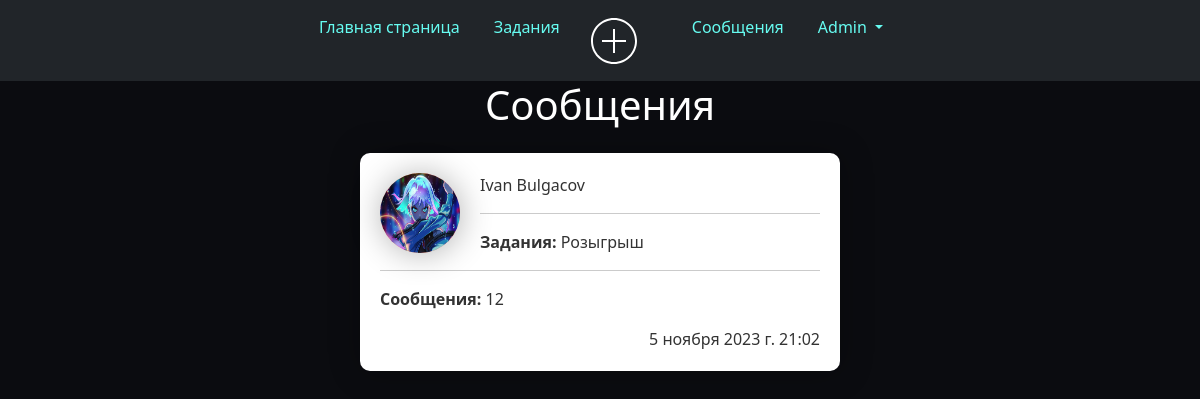
Before: /tasks/message/ (signed in) with the older database file.
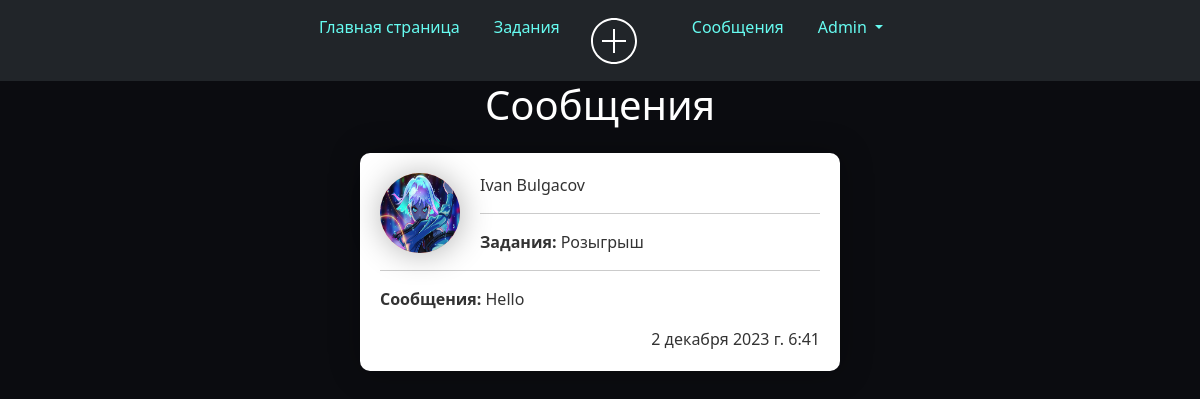
After: the same page with the newer database file.
### tasks_app_user/models.py (models this page shows, shortened)
class Conversation(models.Model):
    item = models.ForeignKey(Articles, related_name='conversations', on_delete=models.CASCADE)
    members = models.ManyToManyField(User, related_name='conversations')
    created_at = models.DateTimeField(auto_now_add=True)
    modified_at = models.DateTimeField(auto_now=True)
    class Meta:
        ordering = ('-modified_at',)

class ConversationMessage(models.Model):
    conversation = models.ForeignKey(Conversation, related_name='messages', on_delete=models.CASCADE)
    content = models.TextField()
    created_at = models.DateTimeField(auto_now_add=True)
    created_by = models.ForeignKey(User, related_name='created_messages', on_delete=models.CASCADE)

class Profile(models.Model):
    user = models.OneToOneField(User, null=True, blank=True, on_delete=models.CASCADE)
    first_name = models.CharField(max_length=100)
    last_name = models.CharField(max_length=100)
    email = models.EmailField()
    telegram_url = models.URLField(blank=True, null=True)
    youtube_url = models.URLField(blank=True, null=True)
    vk_url = models.URLField(blank=True, null=True)
    profile_picture = models.ImageField("Изображения", default="profile_pictures/default_profile_picture.jpg",
                                        null=True,
                                        blank=True, upload_to='media/profile_pictures')
    city = models.CharField(max_length=100)

class Articles(models.Model):
    title = models.CharField("Название Задания", max_length=35)
    anons = models.CharField("О задании", max_length=25)
    phope = models.CharField('Телефон для связи с вами', max_length=11)
    prise = models.CharField('Цена', max_length=15)
    full_text = models.TextField("Задания")
    data = models.DateTimeField(auto_now_add=True)
    user_name = models.CharField("User_name", max_length=15, )
    author = models.ForeignKey(User, on_delete=models.CASCADE, null=True)  # Внешний ключ к пользователю
    category = models.ForeignKey(Category, on_delete=models.SET_NULL, null=True)
    class Meta:
        verbose_name = "Задания"
        verbose_name_plural = "Задании"

### tasks_app_user/views.py (the view)
# urls.py: path('message/', views.inbox, name='inbox'),
@login_required
def inbox(request):
    conversations = Conversation.objects.filter(members__in=[request.user.id])
    return render(request, 'tasks_app_user/inbox.html', {
        'conversations': conversations,
    })

### tasks_app_user/templates/tasks_app_user/inbox.html (shortened to what this page needs)
{% extends 'tasks_app/layout.html' %}
{% block content %}
{% if conversations %}
<h1 class="mb-6 text-3xl" style="text-align: center; color: white;">Сообщения</h1>
{% for conversation in conversations %}
    <div class="features">
        <div class="blog_post">
            <div class="space-y-6">
                <a href="{% url 'detail' conversation.id %}">
                    <div class="p-6 flex bg-gray-100 rounded-xl">
                        <div class="pr-6">
                            {% if conversation.messages.first.created_by != request.user %}
                                <img class="profile-pic" src="{{ conversation.messages.first.created_by.profile.profile_picture.url }}">
                            {% else %}
                                <img class="profile-pic" src="{{ request.user.profile.profile_picture.url }}">
                            {% endif %}
                        </div>
                        <div>
                            {% for member in conversation.members.all %}
                                {% if member != request.user %}
                                    <p class="mb-1 text-sm">{{ member.profile.first_name }} {{ member.profile.last_name }} </p>
                                    <hr>
                                    <p><strong>Задания:</strong> {{ conversation.item.title }}</p>
                                    <hr>
                                    <p><strong>Сообщения:</strong> {{ conversation.messages.last.content|slice:":20" }}</p>
                                    <div class="time" align="right">{{ conversation.modified_at }}</div>
                                {% endif %}
                            {% endfor %}
                        </div>
                    </div>
                </a>
            </div>
        </div>
    </div>
{% endfor %}
{% else %}
<h1 class="mb-6 text-3xl" style="text-align: center;">У вас нет сообщений</h1>
{% endif %}
{% endblock %}

Changed rows visible on the page:
changed Conversation "Розыгрыш": messages.last.content "12" → "Hello"; modified_at "5 ноября 2023 г. 21:02" → "2 декабря 2023 г. 6:41"
